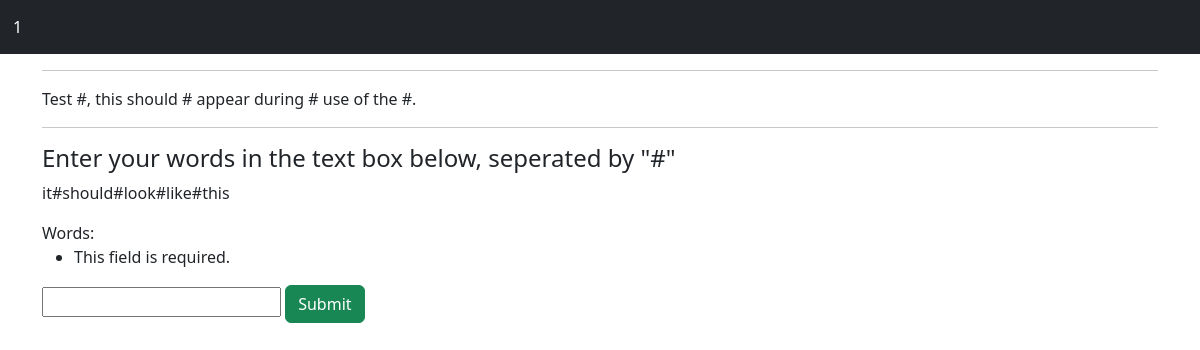
Page /madlibs/home/1 on the earlier database version.
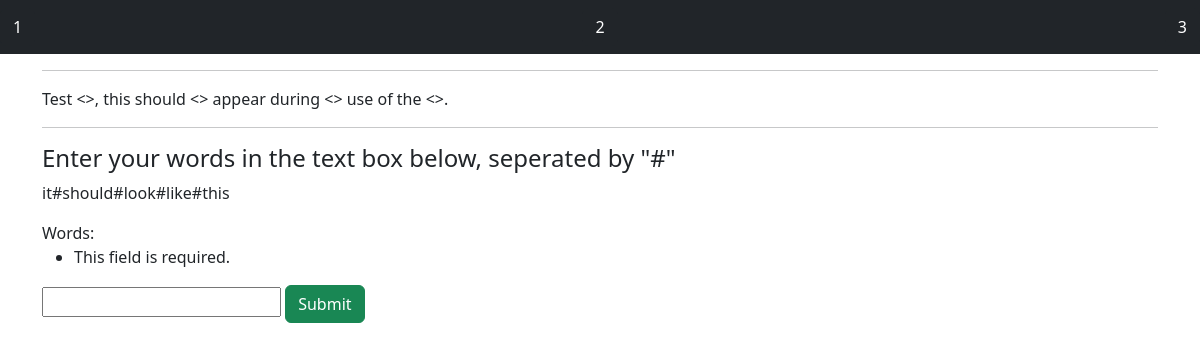
Same page on the later database version.
### madlibsapp/models.py (models this page shows, shortened)
class Story(models.Model):
    def __str__(self):
        return self.words
    words = models.CharField(max_length=1024)

### madlibsapp/views.py (the view)
# urls.py: path("home/<int:id>", views.home, name="home"),
def home(request,id):
    try:
        item = Story.objects.get(pk=id)
    except:
        item = Story.objects.get(pk=1)
    words = str(item)
    form = WordInputForm(request.POST)
    if(request.method == "POST"):
        if form.is_valid():
            words = item.Format(form.cleaned_data["inputWords"].split("#"))
    context={"item":words, "form":form}
    return render(request, "madlibs/home.html", context)

### madlibsapp/forms.py
class WordInputForm(forms.Form):
    inputWords = forms.CharField(label="Words", max_length=(2048))

### madlibsapp/context_processors.py (called while the page is built)
def StoryList(request):
	return {"StoryList": Story.objects.all(),}

### madlibsapp/templates/madlibs/home.html (shortened to what this page needs)
{% extends "madlibs/navbar.html" %}
{% block body %}
<div class="container">
    <hr />
    <div>
        <p>
            {{ item }}
        </p>
    </div>
    <hr />
    <div>
        <h4>
            Enter your words in the text box below, seperated by "#"
        </h4>
        <p>
            it#should#look#like#this
        </p>
    </div>
    <div>
        <form method="POST">
            {{ form }}
            <button type="submit" class="btn btn-success">Submit</button>
        </form>
    </div>
</div>
{% endblock %}

### madlibsapp/templates/madlibs/navbar.html (shortened to what this page needs)
<!DOCTYPE html>
<html lang="en">
<head>
    <link href="https://cdn.jsdelivr.net/npm/bootstrap@5.3.0/dist/css/bootstrap.min.css" rel="stylesheet">
</head>
<body>
    <nav class="navbar navbar-dark bg-dark">
        {% for link in StoryList %}
        <a href="{% url 'home' link.id %}" class="btn btn-dark"> {{ link.id }}</a>
        {% endfor %}
    </nav>
    {% block body %}
    {% endblock %}
</body>
</html>

Differences in the rows shown:
changed Story id 1: words "Test #, this should # appear during # use of the #." → "Test <>, this should <> appear during <> use of the <>."
added Story: id "2"
added Story: id "3"
